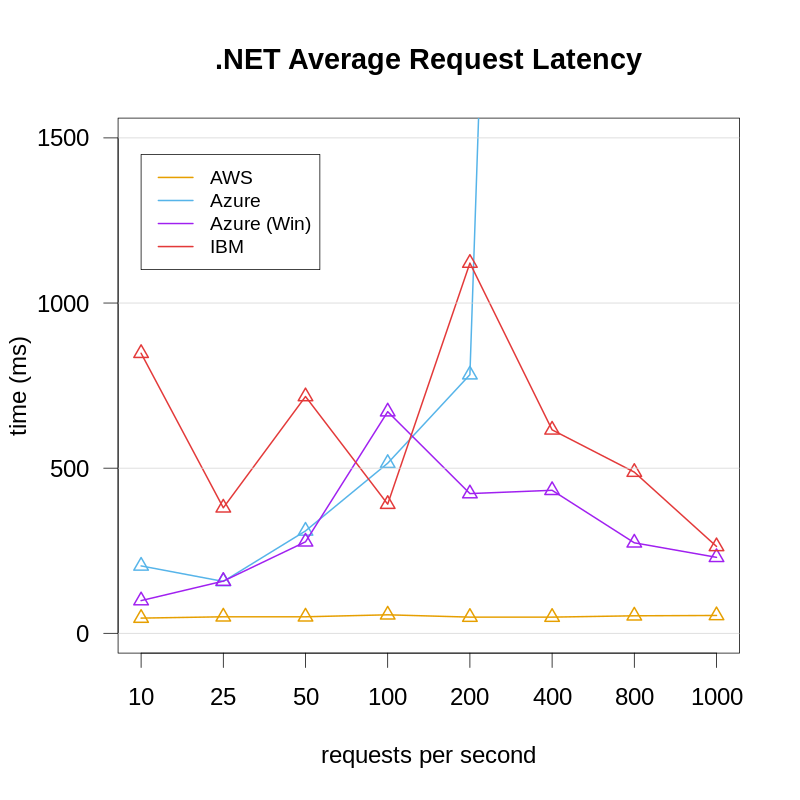

The script that saved this image:
x <- read.csv("average_latency_all.csv",header=T,sep=",")
x <- t(x)
aws_dotnet <- as.numeric(x[5,1:8])
azure_dotnet <- as.numeric(x[8,1:8])
azure_win_dotnet <- as.numeric(x[10,1:8])
ibm_dotnet <- as.numeric(x[17,1:8])
png(file = "plot_average_latency_dotnet.png", width=800, height=800, units="px", pointsize=24)
plot(aws_dotnet, type="o", pch=2, lwd=2, lty=1, col = "#E69F00", xlab = "requests per second", ylab = "time (ms)", main = ".NET Average Request Latency",ylim=c(0,1500), xaxt="n", las=1)
axis(1, at=1:8, labels=c("10", "25", "50", "100", "200", "400", "800", "1000"))
lines(azure_dotnet,lty=1, type = "o", pch=2, lwd=2, col = "#56B4E9")
lines(azure_win_dotnet,lty=1, type = "o", pch=2, lwd=2, col = "purple")
lines(ibm_dotnet,lty=1, type = "o", pch=2, lwd=2, col = "#E33939")
grid (NULL,NULL,nx=0,col = "lightgray")
legend(1, 1450, legend=c("AWS", "Azure", "Azure (Win)", "IBM"),
col=c("#E69F00", "#56B4E9", "purple", "#E33939"), lwd=2,
lty=c(1,1,1,1), cex=0.8)
